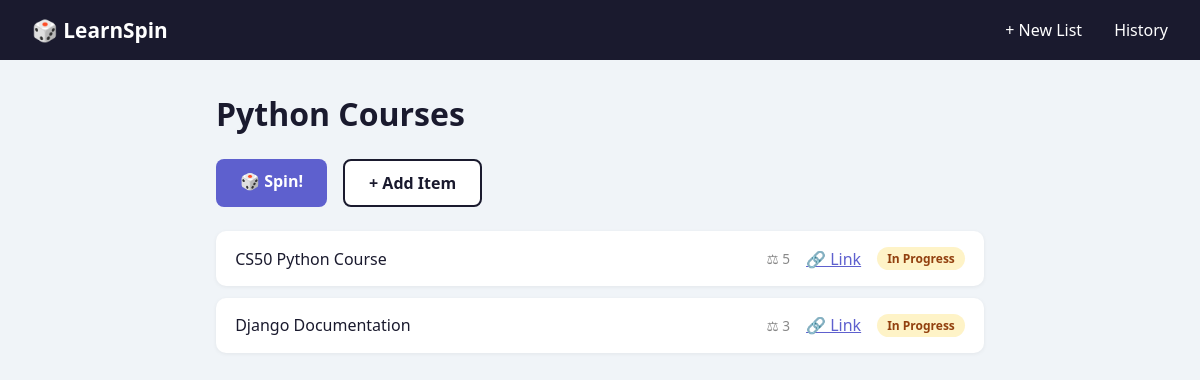
The page /list/2/ on the database its author committed.
### spinner/models.py (models this page shows, shortened)
class LearningList(models.Model):
    name = models.CharField(max_length=100)
    CATEGORY_CHOICES = [
        ('book', 'Book'),
        ('course' , 'Course'),
        ('skill', 'Skill'),
        ('video' , 'Video'),
    ]
    category = models.CharField(max_length=20, choices=CATEGORY_CHOICES)

class LearningItem(models.Model):
        learning_list = models.ForeignKey(LearningList,on_delete=models.CASCADE)
        title = models.CharField(max_length=200)
        url = models.URLField(blank=True)
        weight = models.IntegerField(default=3)
        is_active = models.BooleanField(default=False)
        is_done = models.BooleanField(default=False)

### spinner/views.py (the view)
# urls.py: path('list/<int:list_id>/', views.list_detail, name='list_detail'),
def list_detail(request, list_id):
    learning_list = get_object_or_404(LearningList, id=list_id)
    items = LearningItem.objects.filter(learning_list=learning_list, is_done=False)
    return render(request, 'spinner/list_detail.html', {
        'learning_list': learning_list,
        'items': items,
    })

### spinner/templates/spinner/list_detail.html
{% extends 'spinner/base.html' %}
{% block content %}
<h1>{{ learning_list.name }}</h1>
<div class="actions">
    <a href="{% url 'spin' learning_list.id %}" class="btn-spin">🎲 Spin!</a>
    <a href="{% url 'add_item' learning_list.id %}" class="btn">+ Add Item</a>
</div>
<ul class="item-list">
{% for item in items %}
    <li>
        <span class="item-title">{{ item.title }}</span>
        <span class="weight">⚖ {{ item.weight }}</span>
        {% if item.url %}<a href="{{ item.url }}" target="_blank">🔗 Link</a>{% endif %}
        {% if item.is_active %}<span class="badge">In Progress</span>{% endif %}
    </li>
{% empty %}
    <li>No items yet. <a href="{% url 'add_item' learning_list.id %}">Add one!</a></li>
{% endfor %}
</ul>
{% endblock %}

### static/css/style.css (style rules this page uses)
* { margin: 0; padding: 0; box-sizing: border-box; }
body { font-family: 'Segoe UI', sans-serif; background: #f0f4f8; color: #1a1a2e; }
h1 { font-size: 2rem; margin-bottom: 1.5rem; color: #1a1a2e; }
.actions { display: flex; gap: 1rem; margin-bottom: 1.5rem; }
.btn-spin { background: #5e60ce; color: white; padding: 0.7rem 1.5rem; border-radius: 8px; text-decoration: none; font-weight: 700; font-size: 1rem; }
.btn { background: white; color: #1a1a2e; padding: 0.7rem 1.5rem; border-radius: 8px; text-decoration: none; font-weight: 600; border: 2px solid #1a1a2e; }
.item-list { list-style: none; display: flex; flex-direction: column; gap: 0.7rem; }
.item-list li { background: white; padding: 1rem 1.2rem; border-radius: 10px; display: flex; align-items: center; gap: 1rem; box-shadow: 0 1px 4px rgba(0,0,0,0.06); }
.item-title { font-weight: 500; flex: 1; }
.weight { color: #888; font-size: 0.85rem; }
.badge { background: #fef3c7; color: #92400e; padding: 3px 10px; border-radius: 20px; font-size: 0.75rem; font-weight: 600; }
a { color: #5e60ce; }

### rows shown on the page
LearningList: name "Python Courses"
LearningItem: title "CS50 Python Course", weight "5", is_active "In Progress"
LearningItem: title "Django Documentation", weight "3", is_active "In Progress"
